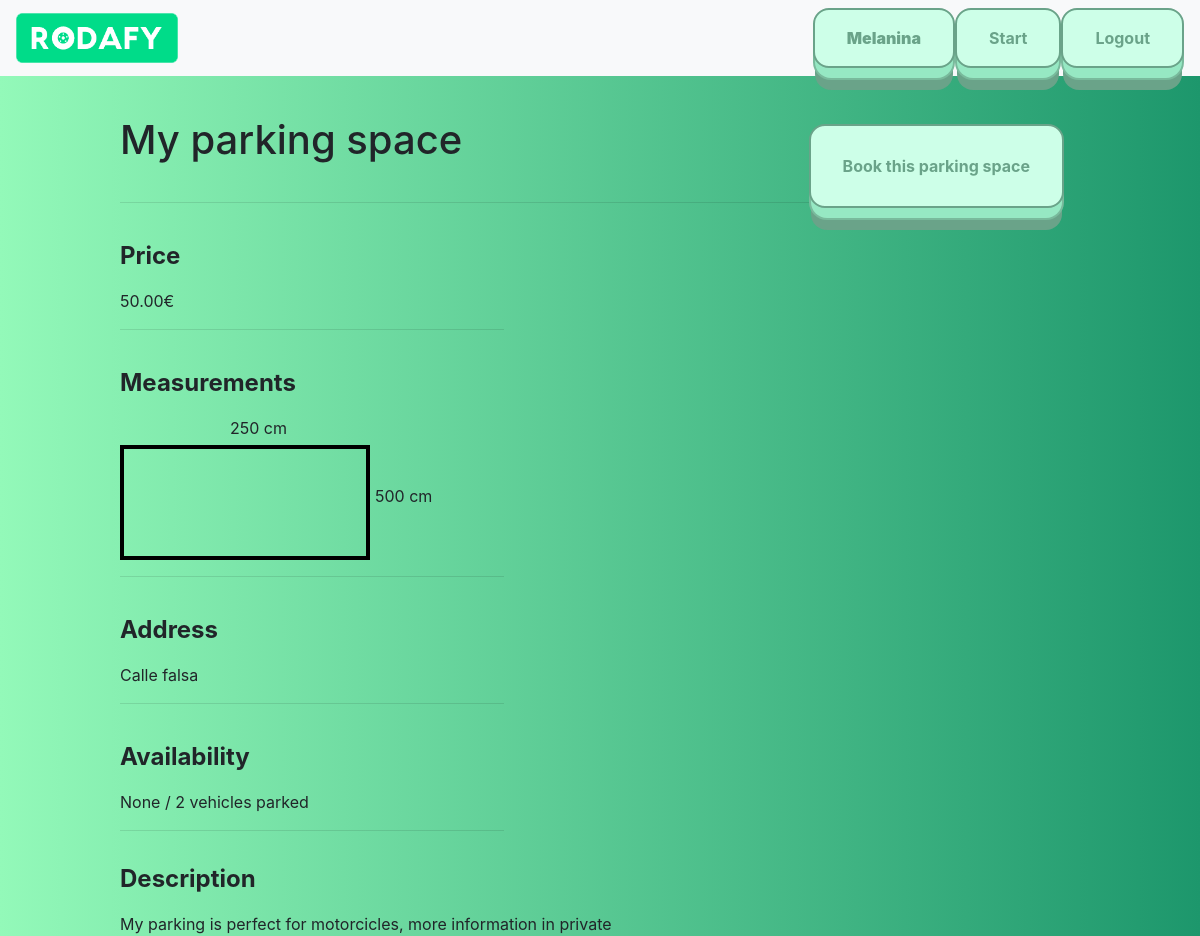
Screenshot of /listing/1 (signed in) with the database file from the repository.
### rodafy/models.py (models this page shows)
class User(AbstractUser):
    pass

class Parking_Space(models.Model):
    user = models.ForeignKey('User', on_delete=models.CASCADE, default=None)
    title = models.CharField(default=None, max_length=40)
    length = models.IntegerField(default=None)
    width = models.IntegerField(default=None)
    address = models.CharField(default=None, max_length=140)
    price = models.DecimalField(default=None, max_digits=5, decimal_places=2)
    amount_vehicles_allowed = models.IntegerField(default=None)
    amount_vehicles_current = models.IntegerField(default="0", null=True, blank=True)
    description = models.CharField(default=None, max_length=500)
    created = models.DateTimeField(default=datetime.now())

### rodafy/views.py (the view)
# urls.py: path("listing/<int:id>", views.listing, name="listing"),
def listing(request, id):
    if request.method == "GET":
        listing = Parking_Space.objects.filter(id=id)
        return render(request, 'rodafy/listing.html', {'listing':listing})

### rodafy/templates/rodafy/listing.html (shortened to what this page needs)
{% extends "rodafy/layout.html" %}
{% load static %}
{% block body %}
{% if user.is_authenticated %}
{% for list in listing %}
<div class="listing-contact">
    <h1>{{list.title}}</h1>
{% if user.id == list.user_id %}
    <button class="big-button" type="submit" id="Edit_listing">Edit parking space</button>
    <form action="{% url 'edit_listing' id=list.id %}" method="post">
        {% csrf_token %}
    <button class="big-button" type="submit" id="Save_listing">Save changes</button>
{% else %}
<a href="{% url 'messages' user_id=list.user_id %}">
<button class="big-button" style="height: 120%;">Book this parking space</button></a>
{% endif %}
</div>
<hr style="width:75%;text-align:left;margin-left:0; margin-bottom: 35px;">
<div class="listing-title">Price</div>
    <div class="listing-text-price">{{list.price}}€</div>
        <hr style="width:40%;text-align:left;margin-left:0; margin-bottom: 35px;">
<div class="listing-title">Measurements</div>
    <div id="car-container">
<div class="listing-text-width" style="float: right; position: absolute; width: 250px; margin-left: 110px; margin-bottom: 5px;">{{list.width}} cm</div>
<div class="listing-text-length" style="float: bottom; position: absolute; width: 250px; margin-left: 255px; margin-top: 68px;">{{list.length}} cm</div><br>
        <div class="coche"></div>
    </div>
    <hr style="width:40%;text-align:left;margin-left:0; margin-bottom: 35px;">
<div class="listing-title">Address</div>
    <div class="listing-text-address">{{list.address}}</div>
            <hr style="width:40%;text-align:left;margin-left:0; margin-bottom: 35px;">
<div class="listing-title">Availability</div>
    <div class="listing-text-availability">{{list.amount_vehicles_current}} / {{list.amount_vehicles_allowed}} vehicles parked</div>
            <hr style="width:40%;text-align:left;margin-left:0; margin-bottom: 30px;">
<div class="listing-title">Description</div>
    <div class="listing-text-description">{{list.description}}</div>
{% endfor %}
{% else %}
<a class="btn btn-primary" href="{% url 'register' %}">Register here!</a>
{% endif %}
{% endblock %}

### rodafy/templates/rodafy/layout.html (shortened to what this page needs)
{% load static %}
<!DOCTYPE html>
<html lang="en">
    <head>
        <link href="{% static 'rodafy/css/styles.css' %}" rel="stylesheet">
        <link rel="stylesheet" href="https://stackpath.bootstrapcdn.com/bootstrap/4.4.1/css/bootstrap.min.css">
    </head>
<body>
    <nav class="navbar navbar-light bg-light" >
        <a class="navbar-brand" href="{% url 'index' %}">
          <img src="{% static 'rodafy/images/rodafypng.png' %}" width="60%" height="60%" class="d-inline-block align-top" alt="">
          </a>
          <ul class="nav justify-content-end">
            {% if user.is_authenticated %}
            <li class="nav-item">
              <a href="{% url 'profile' username=user.username %}">
                <button class="big-button"><strong>{{request.user.username|title}}</strong></button>
              </a>
            </li>
            <li class="nav-item">
              <a href="{% url 'index' %}">
                <button class="big-button">Start</button>
              </a>
            </li>
            <li class="nav-item">
              <a href="{% url 'logout' %}">
                <button class="big-button">Logout</button>
              </a>
              </li>
            {% endif %}
          </ul>
      </nav>
<div class="body-content">
{% block body %}
{% endblock %}
</div>
</body>
<link href="https://cdnjs.cloudflare.com/ajax/libs/font-awesome/4.7.0/css/font-awesome.css" type="text/css" rel="stylesheet">
</html>

### rodafy/static/rodafy/css/styles.css (style rules this page uses)
body { background: #1D976C; background: -webkit-linear-gradient(to right, #93F9B9, #1D976C); background: linear-gradient(to right, #93F9B9, #1D976C); }
.body-content { width: 80%; margin-left: 10%; margin-right: 10%; margin-top: 40px; }
.listing-contact button, #Book_Listing { position: absolute; top: 8px; right: 16px; text-align: center; white-space: nowrap; vertical-align: middle; -webkit-user-select: none; -moz-user-select: none; -ms-user-select: none; user-select: none; border: 1px solid transparent; padding: .375rem .75rem; font-size: 1rem; line-height: 1.5; border-radius: .25rem; transition: color .15s ease-in-out,background-color .15s ease-in-out,border-color .15s ease-in-out,box-shadow .15s ease-in-out; font-family: inherit; }
.listing-contact { position: relative; }
.listing-title { font-size: 150%; font-weight: bold; margin-bottom: 15px; }
.coche { border: solid black 4px; height: 115px; width: 250px; margin-top: 5px; }
#car-container { width: 255px; }
:root { --backgroundColor: rgba(246, 241, 209); --colorShadeA: rgb(106, 163, 137); --colorShadeB: rgb(121, 186, 156); --colorShadeC: rgb(150, 232, 195); --colorShadeD: rgb(187, 232, 211); --colorShadeE: rgb(205, 255, 232); }
* { box-sizing: border-box; }
*::before, *::after { box-sizing: border-box; }
button { position: relative; display: inline-block; cursor: pointer; outline: none; border: 0; vertical-align: middle; text-decoration: none; font-size: 1.5rem; color:var(--colorShadeA); font-weight: 700; text-transform: uppercase; font-family: inherit; }
button.big-button { padding: 1em 2em; border: 2px solid var(--colorShadeA); border-radius: 1em; background: var(--colorShadeE); transform-style: preserve-3d; transition: all 175ms cubic-bezier(0, 0, 1, 1); }
button.big-button::before { position: absolute; content: ''; width: 100%; height: 100%; top: 0; left: 0; right: 0; bottom: 0; background: var(--colorShadeC); border-radius: inherit; box-shadow: 0 0 0 2px var(--colorShadeB), 0 0.75em 0 0 var(--colorShadeA); transform: translate3d(0, 0.75em, -1em); transition: all 175ms cubic-bezier(0, 0, 1, 1); }

### rows the page displays
User: user.username "Melanina"
Parking_Space: title "My parking space", shows "Book this parking space", price "50.00", width "250", length "500", address "Calle falsa", amount_vehicles_current "None", amount_vehicles_allowed "2", description "My parking is perfect for motorcicles, more information in private"
